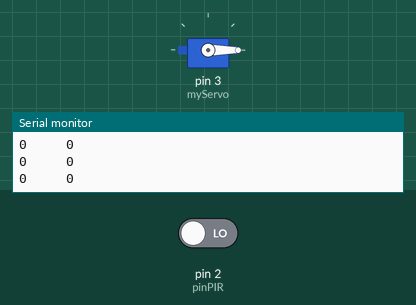
The sketch below on a simulated Arduino Uno, built with avr-gcc and run on an emulated ATmega328P. Parts: servo, the last lines printed to the serial monitor. The test bench sets the inputs (shaded band); at power-on: pin 2 (pinPIR) LOW.

Above: at 1.2 s.
1.3 s: pin 2 (pinPIR) driven HIGH
At 2.4 s:
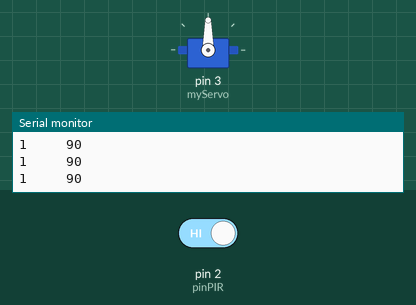
2.8 s: pin 2 (pinPIR) driven LOW
At 3.3 s:
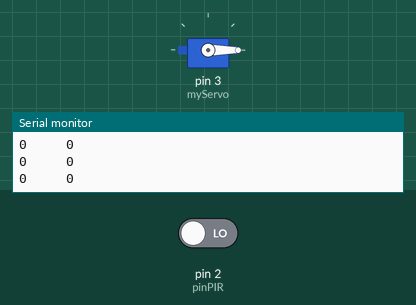
Timing chart, 0 to 5.8 s (numbered marks = the images above; inputs shaded):
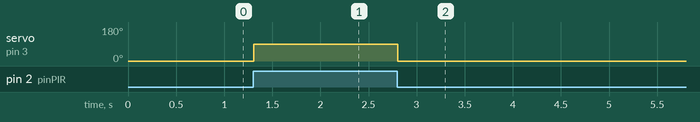

Measured:
- after the input at 1.3 s, servo on pin 3 (myServo): 0° → 90° at once
- after the input at 2.8 s, servo on pin 3 (myServo): 90° → 0° at once

The sketch:

WithServo.ino
```cpp
// LIBRARIES:
#include <Servo.h>

// Servo it's an Object of OOP
Servo myServo;

// Const for pin
const byte pinPIR = 2;

//Variables
int angle;
int lectur;
bool presence;

void setup()
{
  //Init
  myServo.attach(3);
  pinMode(pinPIR, INPUT);
  Serial.begin(9600);
}

void loop()
{
  //Read of Sensor
  presence = digitalRead(pinPIR);


  if(presence == true ){
    angle = 90;
    myServo.write(angle);
  }else{
    angle = 0;
    myServo.write(angle);
  }

  //imprimir variables
  Serial.print(presence);
  Serial.print("     ");
  Serial.println(angle);
}
```
